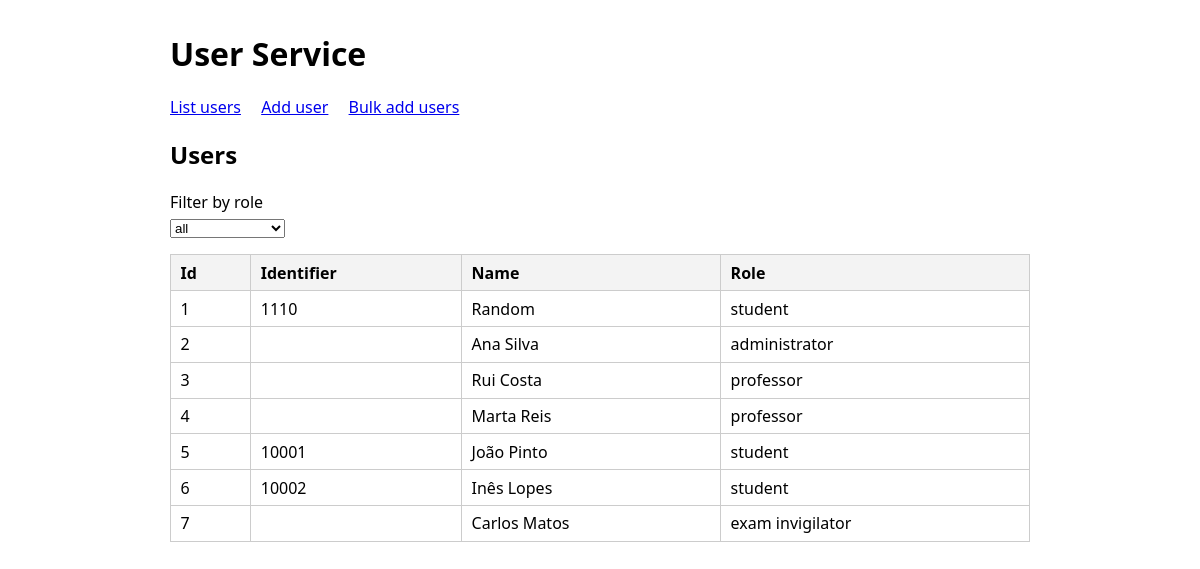
Screenshot of /users with the database file from the repository.
### models.py (models this page shows, shortened)
class User(db.Model):
    __tablename__ = "users"
    id = db.Column(db.Integer, primary_key=True)
    id_extra = db.Column(db.Integer, unique=True, nullable=True)
    name = db.Column(db.String(120), nullable=False)
    password_hash = db.Column(db.String(256), nullable=False)
    role = db.Column(db.String(32), nullable=False) # podem ser multiplos roles? pensar um pouco nisto

### app.py (the view)
@app.route("/users")
def list_users():
    role = request.args.get("role")
    query = User.query.order_by(User.id)
    if role in ROLES:
        query = query.filter_by(role=role)
    return render_template("users.html", users=query.all(), roles=ROLES, selected=role)

### templates/users.html (shortened to what this page needs)
{% extends "base.html" %}
{% block content %}
<h2>Users</h2>
<form method="get">
  <label for="role">Filter by role</label>
  <select name="role" id="role" onchange="this.form.submit()">
    <option value="">all</option>
  </select>
</form>
<table>
  <thead>
    <tr>
      <th>Id</th>
      <th>Identifier</th>
      <th>Name</th>
      <th>Role</th>
    </tr>
  </thead>
  <tbody>
    {% for u in users %}
    <tr>
      <td>{{ u.id }}</td>
      <td>{{ u.id_extra if u.id_extra is not none else '' }}</td>
      <td>{{ u.name }}</td>
      <td>{{ u.role }}</td>
    </tr>
    {% else %}
    <tr>
      <td colspan="4">No users yet.</td>
    </tr>
    {% endfor %}
  </tbody>
</table>
{% endblock %}

### templates/base.html (shortened to what this page needs)
<!doctype html>
<html lang="en">
<head>
</head>
<body>
  <h1>User Service</h1>
  <nav>
    <a href="{{ url_for('list_users') }}">List users</a>
    <a href="{{ url_for('add_user') }}">Add user</a>
    <a href="{{ url_for('bulk_add_users') }}">Bulk add users</a>
  </nav>
  {% block content %}{% endblock %}
</body>
</html>

### templates/base.html (style rules this page uses)
body { font-family: system-ui, sans-serif; max-width: 860px; margin: 2rem auto; padding: 0 1rem; }
nav a { margin-right: 1rem; }
table { border-collapse: collapse; width: 100%; margin-top: 1rem; }
th, td { border: 1px solid #ccc; padding: .4rem .6rem; text-align: left; }
th { background: #f3f3f3; }
label { display: block; margin: .6rem 0 .2rem; }

### rows the page displays
User: id "1", id_extra "1110", name "Random", role "student"
User: id "2", name "Ana Silva", role "administrator"
User: id "3", name "Rui Costa", role "professor"
User: id "4", name "Marta Reis", role "professor"
User: id "5", id_extra "10001", name "João Pinto", role "student"
User: id "6", id_extra "10002", name "Inês Lopes", role "student"
User: id "7", name "Carlos Matos", role "exam invigilator"
